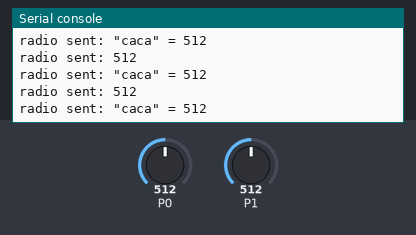
Recording of a program running on a simulated BBC micro:bit (MakeCode). On the bench: the last lines printed to the serial console. The test bench sets the inputs (shaded band); at power-on: P0 = 512, P1 = 512 (analog values on the 0–1023 scale). No radio messages arrive unless stated (any console line starting 'radio sent:' is added by the test bench).

Above: at 1.2 s.
1.3 s: P0 set to 716
At 1.8 s:
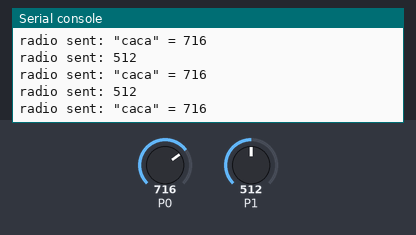
2.8 s: P1 set to 716
At 3.6 s:
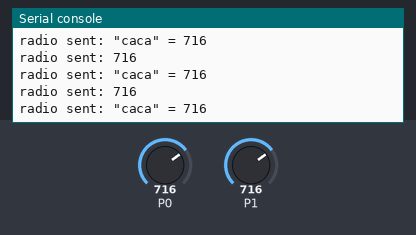
4.3 s: P0 set to 900
At 5.3 s:
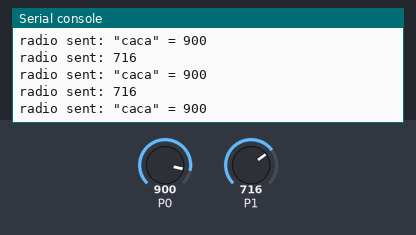
5.8 s: P1 set to 900
At 6.3 s:
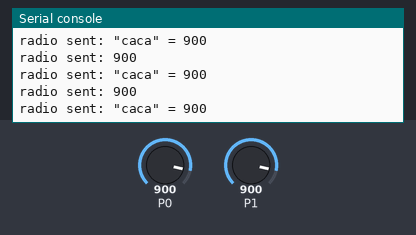
Timing chart, 0 to 8.3 s (numbered marks = the images above; inputs shaded):
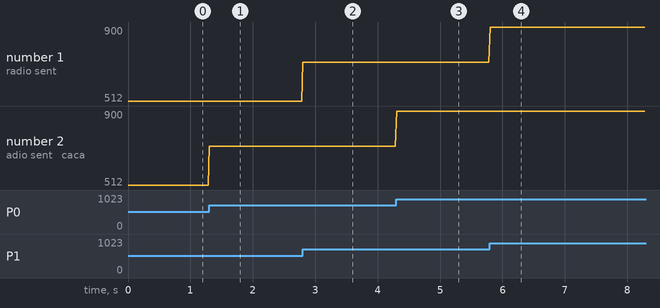

The program:

main.ts
```typescript
let direction = 0
let vitesse = 0
radio.setGroup(255)
basic.forever(function () {
    vitesse = pins.analogReadPin(AnalogPin.P1)
    radio.sendNumber(vitesse)
    direction = pins.analogReadPin(AnalogPin.P0)
    radio.sendValue("\"caca\"", direction)
})
```

test.ts
```typescript
// les tests vont ici ; cela ne sera pas compilé si ce paquet est utilisé en tant qu'extension.
```

Measured:
- after the input at 1.3 s, the serial console: prints a new line at once (image 1)
- after the input at 2.8 s, the serial console: prints a new line at once (image 2)
- after the input at 4.3 s, the serial console: prints a new line at once (image 3)
- after the input at 5.8 s, the serial console: prints a new line at once (image 4)
- plotted number 2: 512 → 716 after the input at 1.3 s, 716 → 900 after the input at 4.3 s
